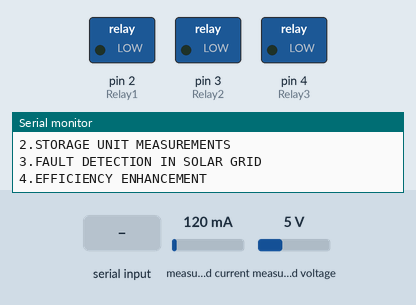
Bench run of a sketch on a simulated Arduino Uno, built with avr-gcc and run on an emulated ATmega328P. On the bench: switched loads named in the sketch (green lamp = pin HIGH), the last lines printed to the serial monitor. Inputs (shaded band) come from the test bench; at power-on: measured current 120 mA, measured voltage 5 V.

Above: at 1.2 s.
1.3 s: "1\n" received over Serial
At 1.8 s:
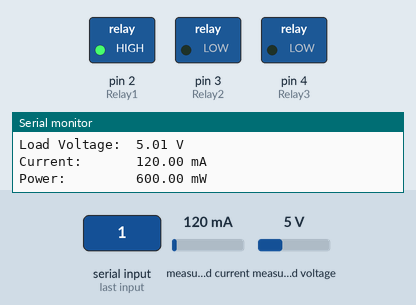
2.8 s: "4\n" received over Serial
At 3.8 s:
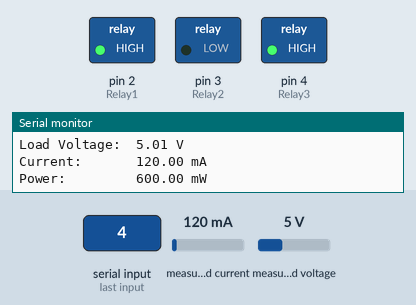
5.8 s: "2\n" received over Serial
At 6.4 s:
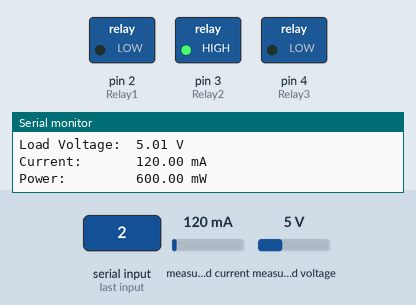
Timing chart, 0 to 10.3 s (numbered marks = the images above; inputs shaded):
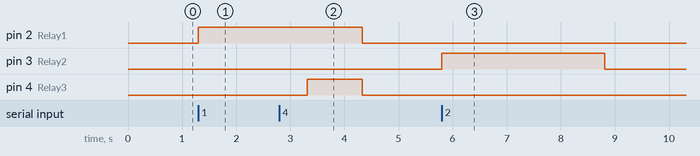

The sketch:

main_program.ino
```cpp
#include <Wire.h>
#include<Adafruit_INA219.h>
#define Relay1 2
#define Relay2 3
#define Relay3 4

Adafruit_INA219 ina219;
float shuntvoltage, busvoltage, current_mA, power_mW, loadvoltage;

void setup(){
  Serial.begin(115200);
  while(!Serial){
    delay(1);
  }
  if (!ina219.begin()){
    Serial.print("Failed to find INA219 sensor");
    while(1){
      delay(10);
    }
  }
  pinMode(Relay1,OUTPUT);
  pinMode(Relay2,OUTPUT);
  pinMode(Relay3,OUTPUT);

  showmenue();
  }

void loop(){
  if(Serial.available()){
    int ch = Serial.parseInt();

      digitalWrite(Relay1,LOW);
      digitalWrite(Relay2,LOW);
      digitalWrite(Relay3,LOW);

      if(ch==1){
          digitalWrite(Relay1,HIGH);
          measurements();
          delay(2000);
        }
      else if(ch==2){
        digitalWrite(Relay2,HIGH);
        measurements();
        delay(2000);
      }
      else if(ch==3){
      digitalWrite(Relay1,HIGH);

      // FAULT DETECTION LOGIC (FIXED)
      float Vsum = 0;
      float Isum = 0;

      for(int i = 0; i < 10; i++){
        shuntvoltage = ina219.getShuntVoltage_mV();
        busvoltage = ina219.getBusVoltage_V();
        current_mA = ina219.getCurrent_mA();
        power_mW = ina219.getPower_mW();
        loadvoltage = busvoltage + (shuntvoltage / 1000);
        Vsum += busvoltage;
        Isum += current_mA;
        Serial.print("Reading "); Serial.print(i+1); Serial.println("/10");
        delay(1000);
      }

      float Vavg = Vsum/10;
      float Iavg = Isum/10;

      Serial.print("Average Voltage: "); Serial.println(Vavg);
      Serial.print("Average Current: "); Serial.println(Iavg);

      if (Vavg < 1 || Iavg > 1){
        Serial.println("FAULT DETECTED!!");
        Serial.println("might be a short circuit fault!");
        digitalWrite(Relay1,LOW);
        digitalWrite(Relay2, HIGH);
        Serial.print("TURNING ON STORAGE UNIT");
      }
      else if(Vavg > 12 || Iavg < 0.1){
        Serial.println("FAULT DETECTED!");
        Serial.println("might be a open circuit fault");
        digitalWrite(Relay1,LOW);
        digitalWrite(Relay2, HIGH);
        Serial.print("TURNING ON STORAGE UNIT");
      }
      else{
        Serial.println("THE GRID IS HEALTHY. :)");
      }
        }
      else if(ch==4){
          digitalWrite(Relay3,HIGH);
          Serial.print("Efficiency is increased by 20%");
          digitalWrite(Relay1,HIGH);
          measurements();
        }
    }

}

void measurements(){
  shuntvoltage = ina219.getShuntVoltage_mV();
  busvoltage = ina219.getBusVoltage_V();
  current_mA = ina219.getCurrent_mA();
  power_mW = ina219.getPower_mW();
  loadvoltage = busvoltage + (shuntvoltage / 1000);
  Serial.print("\nBus Voltage:   ");
  Serial.print(busvoltage);
  Serial.print(" V");
  Serial.print("\nShunt Voltage: ");
  Serial.print(shuntvoltage);
  Serial.println(" mV");
  Serial.print("\nLoad Voltage:  ");
  Serial.print(loadvoltage);
  Serial.println(" V");
  Serial.print("\nCurrent:       ");
  Serial.print(current_mA);
  Serial.println(" mA");
  Serial.print("\nPower:         ");
  Serial.print(power_mW);
  Serial.println(" mW");
}

void showmenue(){
   Serial.println("Enter a choice");
   Serial.println("1.SOLAR GRID MEASUREMENTS");
   Serial.println("2.STORAGE UNIT MEASUREMENTS");
   Serial.println("3.FAULT DETECTION IN SOLAR GRID");
   Serial.println("4.EFFICIENCY ENHANCEMENT");

}
void fualtdetection(){
  float Vsum=0;
  float Isum=0;
  for (int i=0;i<=10;i++){
    measurements();
    Vsum += busvoltage;
    Isum += current_mA;
    delay(1000);
  }
  float Vavg=Vsum/10;
  float Iavg=Isum/10;
  if (Vavg < 1 || Iavg > 1){
        Serial.println("FAULT DETECTED!!");
        Serial.println("might be a short circuit fault!");
        digitalWrite(Relay1,LOW);
        digitalWrite(Relay2,HIGH);
    }

  else if(Vavg > 12 || Iavg < 0.1){
        Serial.println("FAULT DETECTED!");
        Serial.println("might be a open circuit fault");
        digitalWrite(Relay1,LOW);
        digitalWrite(Relay2,HIGH);
    }
  else{
        Serial.println("THE GRID IS HEALTHY. :)");
    }
}
```

Measured:
- after the input at 1.3 s, pin 2 (Relay1): LOW → HIGH at once
- after the input at 2.8 s, pin 4 (Relay3): LOW → HIGH after 0.51 s, → LOW 1.0 s later
- after the input at 5.8 s, pin 3 (Relay2): LOW → HIGH at once, → LOW 3.0 s later
